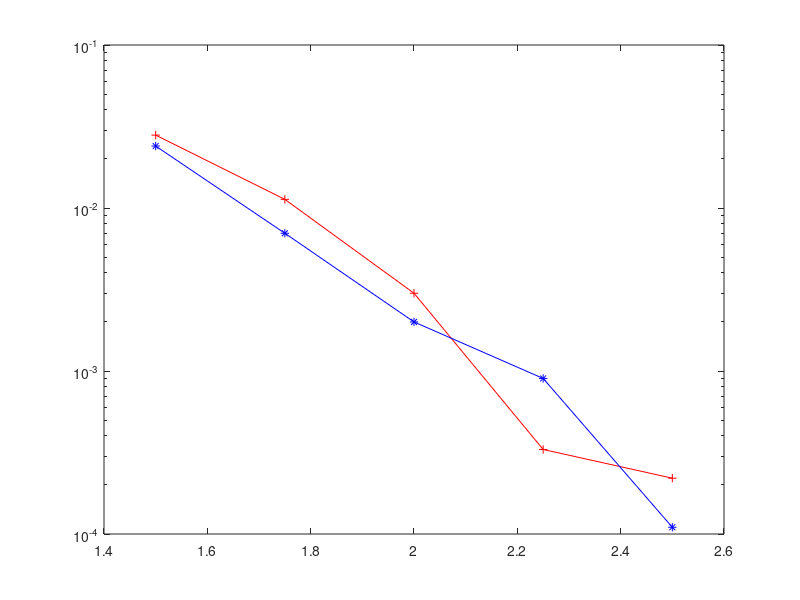

MATLAB code to generate this figure:
snr=(1.5:0.25:2.5)
nol=[0.028 0.0113 0.003 3.3e-4 0.22e-3]
la=[0.024 0.007 0.002 0.9e-3 0.11e-3]
semilogy(snr,nol,'-r+',snr,la,'-b*')